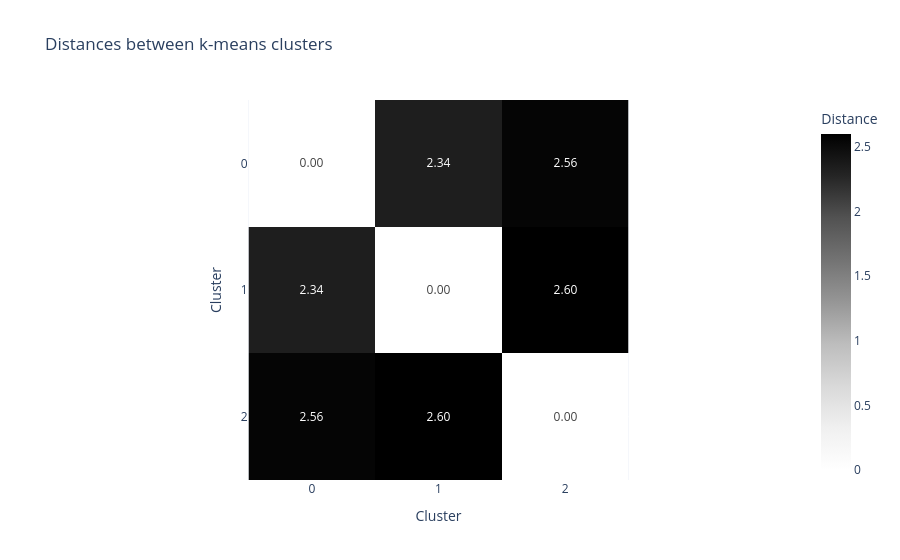

The code cell stored with this chart in its notebook:
### Code cell
distances_plot = kairo.plot_kmeans_distances(state_distances)
distances_plot.show()

### Figure 1 — Plotly figure (JSON) as saved in the notebook; plotly's stock layout.template omitted (floating-point values rounded to 4 significant figures)
{"data": [{"coloraxis": "coloraxis", "hovertemplate": "Cluster: %{x}<br>Cluster: %{y}<br>Distance: %{z}<extra></extra>", "name": "0", "texttemplate": "%{z:.2f}", "type": "heatmap", "x": ["0", "1", "2"], "xaxis": "x", "y": ["0", "1", "2"], "yaxis": "y", "z": [[0.0, 2.336, 2.561], [2.336, 0.0, 2.601], [2.561, 2.601, 0.0]]}], "layout": {"coloraxis": {"colorbar": {"title": {"text": "Distance"}}, "colorscale": [[0, "rgb(255,255,255)"], [0.125, "rgb(240,240,240)"], [0.25, "rgb(217,217,217)"], [0.375, "rgb(189,189,189)"], [0.5, "rgb(150,150,150)"], [0.625, "rgb(115,115,115)"], [0.75, "rgb(82,82,82)"], [0.875, "rgb(37,37,37)"], [1, "rgb(0,0,0)"]]}, "title": {"text": "Distances between k-means clusters"}, "xaxis": {"anchor": "y", "constrain": "domain", "domain": [0, 1], "scaleanchor": "y", "title": {"text": "Cluster"}}, "yaxis": {"anchor": "x", "autorange": "reversed", "constrain": "domain", "domain": [0, 1], "title": {"text": "Cluster"}}}}
